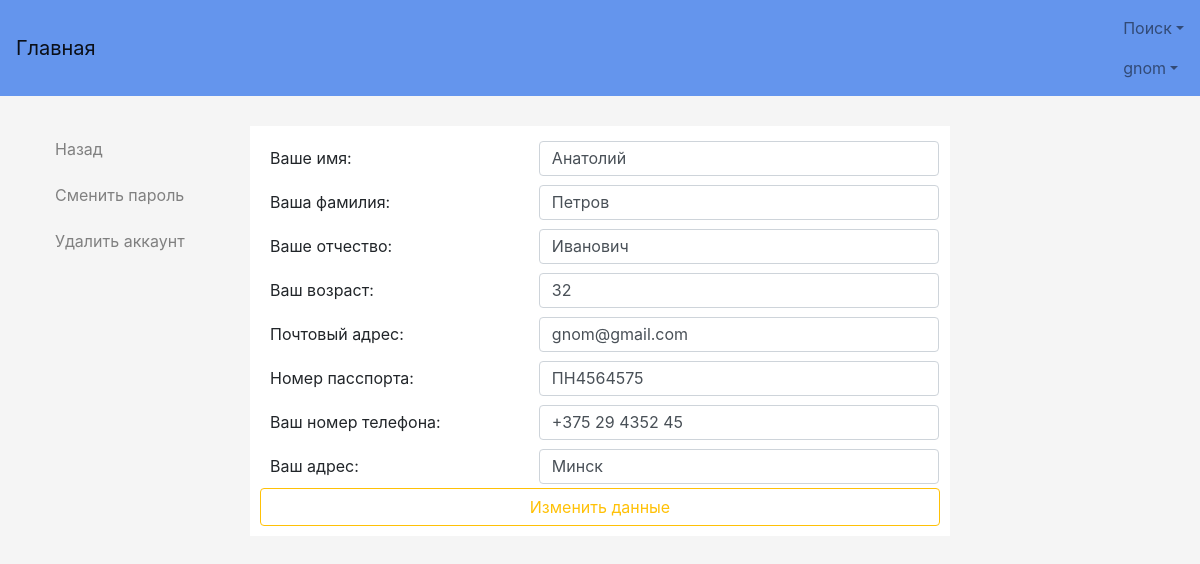
The app's page /profile/editprofile (signed in), older data.
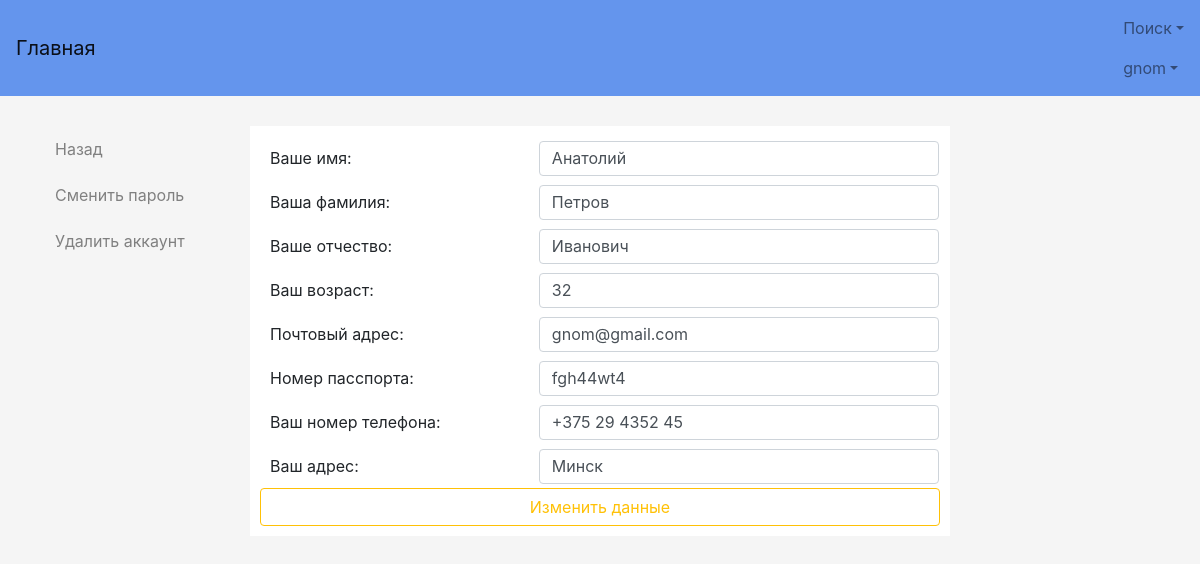
The same page, newer data.
### TOFI/models.py (models this page shows, shortened)
class MyUser(AbstractBaseUser):
    username = models.CharField(verbose_name='Логин', max_length=50, unique=True)
    password = models.CharField(verbose_name='Пароль', max_length=50)
    name = models.CharField(verbose_name='Имя', max_length=50)
    surname = models.CharField(verbose_name='Фамилия', max_length=50)
    last_name = models.CharField(verbose_name='Отчество', max_length=50)
    age = models.IntegerField(verbose_name='Возраст')
    passport_id = models.CharField(verbose_name='Номер паспорта', max_length=50)
    phone = models.CharField(verbose_name='Телефон', max_length=50)
    address = models.CharField(verbose_name='Адрес', max_length=50)
    email = models.CharField(verbose_name='Электронная почта', max_length=50, unique=True)
    taxpayer_account_number = models.IntegerField(verbose_name='УНН', null=True)
    license_field = models.CharField(verbose_name='Лицензия', max_length=50, null=True)
    ie = models.BooleanField(verbose_name='ИП', default=False)
    balance = models.FloatField(verbose_name='', default=0)
    user_card_id = models.ManyToManyField(UserCard, default=None)
    objects = MyUserManager()
    USERNAME_FIELD = 'username'
    REQUIRED_FIELDS = ['name', 'surname', 'last_name', 'age', 'passport_id', 'phone', 'address', 'email', 'ie']
    is_active = models.BooleanField(default=True)
    reason_block = models.CharField(max_length=100, null=True)
    is_admin = models.BooleanField(default=False)
    is_moder = models.BooleanField(default=False)
    wrong_password_number = models.IntegerField(default=0)

### user_profile/views.py (the view)
# urls.py: url(r'editprofile', views.edit_profile, name='EditProfile'),
def edit_profile(request):
    if request.user.is_anonymous:
        return HttpResponseRedirect("/login")
    error = ''
    class EditProfile(forms.Form):
        name = forms.CharField(label="Ваше имя:", max_length=50, required=True, initial=request.user.name,
                               validators=[RegexValidator('^[а-яА-Я]*$')])
        surname = forms.CharField(label="Ваша фамилия:", max_length=50, required=True, initial=request.user.surname,
                                  validators=[RegexValidator('^[а-яА-Я]*$')])
        last_name = forms.CharField(label="Ваше отчество:", max_length=50, required=True, initial=request.user.last_name,
                                    validators=[RegexValidator('^[а-яА-Я]*$')])
        age = forms.IntegerField(label="Ваш возраст:", required=True, initial=request.user.age,
                                 validators=[MaxValueValidator(100), MinValueValidator(18)])
        email = forms.CharField(label="Почтовый адрес:", max_length=50, required=True, initial=request.user.email,
                                validators=[EmailValidator()])
        passport_id = forms.CharField(label='Номер пасспорта:', max_length='9', min_length=9, required=True,
                                      validators=[RegexValidator('^[А-Я]{2,2}[0-9]{7,7}$')],
                                      initial=request.user.passport_id)
        phone = forms.CharField(label="Ваш номер телефона:", max_length=50, required=True, initial=request.user.phone,
                                validators=[RegexValidator('^\+[0-9\-\ ]*$')])
        address = forms.CharField(label="Ваш адрес:", max_length=50, required=True, initial=request.user.address,
                                  validators=[RegexValidator('^[0-9а-яА-Я/./,/;/ /-]*$')])
    if request.method == 'POST':
        form = EditProfile(request.POST)
        if form.is_valid():
            user = request.user
            user.email = form.cleaned_data['email']
            user.name = form.cleaned_data['name']
            user.surname = form.cleaned_data['surname']
            user.last_name = form.cleaned_data['last_name']
            user.age = form.cleaned_data['age']
            user.passport_id = form.cleaned_data['passport_id']
            user.phone = form.cleaned_data['phone']
            user.address = form.cleaned_data['address']
            try:
                models.MyUser.objects.get(
                    email=form.cleaned_data['email'],
                    name=form.cleaned_data['name'],
                    surname=form.cleaned_data['surname'],
                    last_name=form.cleaned_data['last_name'],
                    age=form.cleaned_data['age'],
                    passport_id=form.cleaned_data['passport_id'],
                    phone=form.cleaned_data['phone'],
                    address=form.cleaned_data['address']
                )
                return HttpResponseRedirect('/profile/editprofile')
            except models.MyUser.DoesNotExist:
                user.save()
                return render(request, 'Profile/EditProfileDone.html')
        else:
            err = form.errors.as_data()
            if 'phone' in err:
                error = 'Недопустимый номер телефона!'
            if 'username' in err:
                error = 'Пользователь с таким логином уже существует!'
            if 'name' in err:
                error = 'Недопустимые символы в поле Имя!'
            if 'surname' in err:
                error = 'Недопустимые символы в поле Фамилия!'
            if 'last_name' in err:
                error = 'Недопустимые символы в поле Отчество!'
            if 'age' in err:
                error = 'Недопустимые значение в поле Возраст!'
            if 'email' in err:
                error = 'Недопустимые значение в поле Email!'
            if 'address' in err:
                error = 'Недопустимые значение в поле Адрес!'
            if 'passport_id' in err:
                error = 'Недопустимые значение в поле Номер пасспорта!'
    else:
        form = EditProfile()
    return render(request, "Profile/EditProfile.html", {'form': form, 'error': error})

### TOFI/templates/Profile/EditProfile.html (shortened to what this page needs)
{% extends "base.html" %}
{% block content %}
    <table class="left">
        <tr>
            <td class="padding">
                <a class="btn button7 text-left form-control" href="{% url 'Profile' %}">Назад</a>
            </td>
        </tr>
        <tr>
            <td class="padding">
                <a class="btn button7 text-left form-control" href="{% url 'ChangePassword' %}">Сменить пароль</a>
            </td>
        </tr>
        <tr>
            <td class="padding">
                <a class="btn button7 text-left form-control" href="{% url 'DeleteMySelf' %}">Удалить аккаунт</a>
            </td>
        </tr>
    </table>
    <form method="POST" class="center">
        <table>
            {% for field in form %}
                <tr>
                    <td class="padding">{{ field.label }}</td>
                    <td>{{ field }}</td>
                </tr>
            {% endfor %}
        </table>
        <button type="submit" class="btn btn-outline-warning btn-block">Изменить данные</button>
    </form>
{% endblock %}

### TOFI/templates/base.html (shortened to what this page needs)
{% load staticfiles %}
<!DOCTYPE html>
<html lang="ru">
  <head>
      <link href="https://cdnjs.cloudflare.com/ajax/libs/twitter-bootstrap/4.0.0-alpha.5/css/bootstrap.min.css"
            rel="stylesheet">
      <link href="{% static 'style.css' %}" rel="stylesheet">
      <link href="http://ajax.googleapis.com/ajax/libs/jqueryui/1.8/themes/base/jquery-ui.css" rel="stylesheet"
            type="text/css"/>
      <link href="https://cdnjs.cloudflare.com/ajax/libs/bootstrap-datepicker/1.6.4/css/bootstrap-datepicker.min.css"
            rel="stylesheet" type="text/css">
      <link href="https://cdnjs.cloudflare.com/ajax/libs/bootstrap-datetimepicker/4.17.43/css/bootstrap-datetimepicker.min.css"
            rel="stylesheet" type="text/css">
  </head>
  <body>
  <nav class="navbar navbar-light">
      <a class="navbar-brand" href="{% url 'Main' %}">Главная</a>
      <ul class="nav navbar-nav">
          {% if request.user.is_anonymous %}
              <li class="nav-item active">
                  <a class="nav-link" href="{% url 'Registration' %}">Регистрация<span class="sr-only">(current)</span></a>
              </li>
              <li class="nav-item active">
                  <a class="nav-link" href="{% url 'Login' %}">Вход<span class="sr-only">(current)</span></a>
              </li>
            {% else %}
              <li class="nav-item dropdown">
                  <a class="nav-link dropdown-toggle" href="#" id="supportedContentDropdown" data-toggle="dropdown"
                     aria-haspopup="true" aria-expanded="false">Поиск</a>
              </li>
              <li class="nav-item dropdown">
                  <a class="nav-link dropdown-toggle" href="#" id="supportedContentDropdown" data-toggle="dropdown"
                     aria-haspopup="true" aria-expanded="false">{{ request.user.username }}</a>
              </li>
          {% endif %}
      </ul>
  </nav>
  <div class="main-body">
      <div class="container">
        {% block content %}
        {% endblock %}
    </div>
  </div>
  </body>
</html>

Row changes from the older to the newer data that the page shows:
changed MyUser "gnom": passport_id "ПН4564575" → "fgh44wt4"
